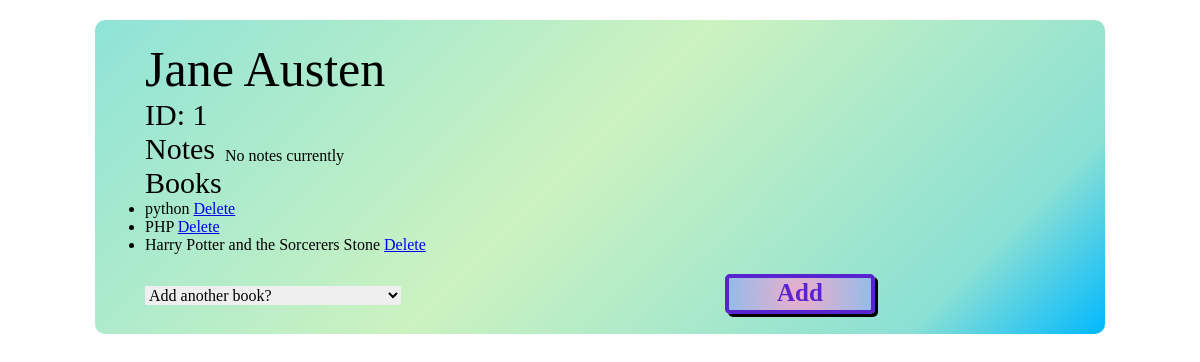
The page /get_author/1 on the database its author committed.
### books_authors_app/models.py (models this page shows, shortened)
class Authors(models.Model):
    first_name = models.CharField(max_length=45)
    last_name = models.CharField(max_length=45)
    notes = models.TextField(default="No notes currently")
    book = models.ManyToManyField(Books, related_name="author")
    created_at = models.DateTimeField(auto_now_add=True)
    updated_at = models.DateTimeField(auto_now=True)

class Books(models.Model):
    title = models.CharField(max_length=255)
    desc = models.TextField()
    created_at = models.DateTimeField(auto_now_add=True)
    updated_at = models.DateTimeField(auto_now=True)

### books_authors_app/views.py (the view)
# urls.py: path('get_author/<int:authorID>', views.get_author),
def get_author(request, authorID):
    this_author = Authors.objects.get(id=authorID)
    context = {
        'this_author' : this_author,
        'all_books' : Books.objects.all()
    }
    return render(request, 'author_info.html', context)

### books_authors_app/templates/author_info.html (shortened to what this page needs)
<!DOCTYPE html>
<html lang='en-US'>
<head>
    {% load static %}
    <link rel="stylesheet" href="{% static 'css/style.css' %}">
</head>
<body>
    <div id='wrapper'>
        <div class="info_div">
            <h1>{{this_author.first_name}} {{this_author.last_name}}</h1>
            <h2>ID:  {{this_author.id}}</h2>
            <div class="description_div">
                <h2>Notes</h2>
                <p>{{this_author.notes}}</p>
            </div>
            <h2>Books</h2>
            <ul>
                {% for Book in this_author.book.all %}
                <li value="{{Book.id}}">{{Book.title}}
                    <a href="delete_book/{{this_author.id}}/{{Book.id}}">Delete</a>
                </li>
                {% endfor %}
            </ul>
            <form action="book_to_author/{{this_author.id}}" method="POST">
                <select name="add_book_input">
                    <option value="" disabled selected>Add another book?</option>
                </select>
                <button type="submit" value="{{book.id}}" name="book_to_add" class="submit_button">Add</button>
            </form>
        </div>
    </div>
</body>
</html>

### books_authors_app/static/css/style.css (style rules this page uses)
* { vertical-align: baseline; font-weight: inherit; font-family: inherit; font-style: inherit; font-size: 100%; border: 0 none; outline: 0; padding: 0; margin: 0; }
#wrapper { width: 970px; height: auto; margin: 20px auto; padding: 20px; display: flex; flex-direction: row; flex-wrap: wrap; border-radius: 10px; background: rgb(143,227,216); background: linear-gradient(135deg, rgba(143,227,216,1) 0%, rgba(204,242,192,1) 47%, rgba(139,224,212,1) 85%, rgba(0,185,255,1) 100%); }
h1 { font-size: 50px; }
h2 { font-size: 30px; }
.submit_button { height: 40px; width: 150px; margin: 20px 0 0 320px; padding: 0 0 3px 0; background: rgb(245, 69, 145); background: radial-gradient(circle, rgba(238,174,202,1) 0%, rgba(148,187,233,1) 100%); color: rgb(87, 36, 207); font-size: 25px; font-weight: 700; border: 4px solid rgb(87, 36, 207); border-radius: 5px; box-shadow: 3px 3px black; }
.info_div { width: 940px; margin: 0 30px; display: flex; flex-direction: column; flex-wrap: wrap; }
.description_div { width: 940px; display: flex; flex-direction: row; }
.description_div h2 { display: flex; }
.description_div p { margin: 15px 0 0 10px; max-width: 650px; }

### rows shown on the page
Authors: first_name "Jane", last_name "Austen", id "1", notes "No notes currently"
Books: {{ Book.id }} 3 (drawn), title "python"
Books: {{ Book.id }} 4 (drawn), title "PHP"
Books: {{ Book.id }} 7 (drawn), title "Harry Potter and the Sorcerers Stone"
